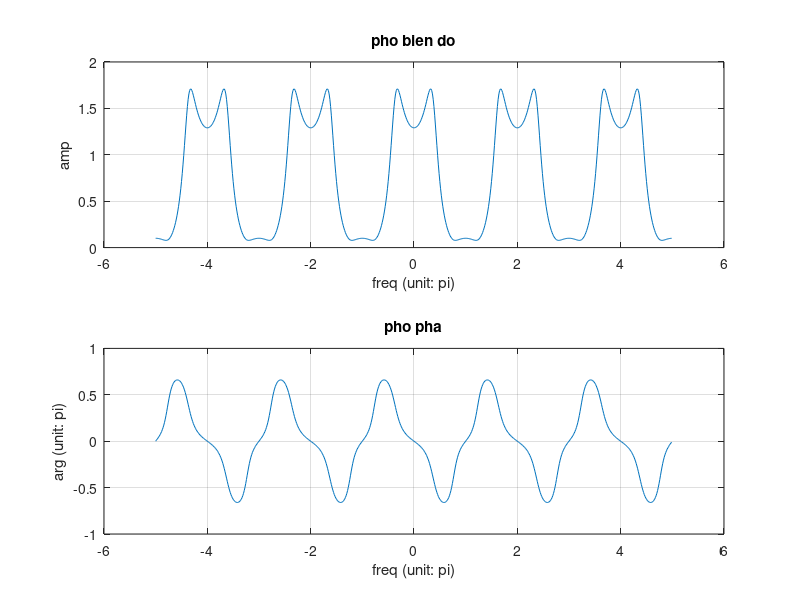

MATLAB code to generate this figure: (Note: this script raises an error after producing the figure.)
clc; clear;

%%%%%%%%%%%%%%%%%%%%%%%%%%%%%%%%%%%%%%%%%%%%%%%%%
figure(1); clf;

num = [0.45 0.5 0.25];
den = [1 -0.53 0.46];
freq_space = -5*pi : 5*pi/350 : 5*pi - 5*pi/350;
H = freqz(num, den, freq_space);

subplot(2,1,1);
plot(freq_space/pi, abs(H));
title("pho bien do");
ylabel("amp");
xlabel("freq (unit: pi)");
grid("on");

subplot(2,1,2);
plot(freq_space/pi, angle(H)/pi);
title("pho pha");
ylabel("arg (unit: pi)");
xlabel("freq (unit: pi)");
grid("on");

%%%%%%%%%%%%%%%%%%%%%%%%%%%%%%%%%%%%%%%%%%%%%%%%%
figure(2); clf;

freq_space = -2*pi : 2*pi/26 : 2*pi - 2*pi/26;
n = (0:52-1);
h = impz(num, den, n)';

h = exp(1i* (0.5 * pi) .* n) .* h;

H = freqz(h, 1, freq_space);

subplot(2,1,1);
plot(freq_space/pi, abs(H));
title("pho bien do");
ylabel("amp");
xlabel("freq (unit: pi)");
grid("on");

subplot(2,1,2);
plot(freq_space/pi, angle(H)/pi);
title("pho pha");
ylabel("arg (unit: pi)");
xlabel("freq (unit: pi)");
grid("on");
